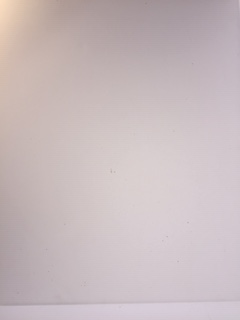
#> input picture object_size/image2/IMG_2746.JPG, 240 x 320 px, found by its file name
$ python contour_extrac.py   (older library calls are emulated)
#> lines starting #> are read from the running program, lines starting #| are printed output that depends on the picture; after the words box and inside, x2 and y2 are one past the last pixel; in counts of white or black regions, pixels touching at a corner belong together; long printed decimals are rounded
# -*- coding: utf-8 -*-
"""
Created on Thu Jun  4 15:03:06 2020

@author: paulg
"""

# -*- coding: utf-8 -*-
"""
Created on Thu Jun  4 13:55:01 2020

@author: paulg
"""

from skimage.measure import compare_ssim
from scipy.spatial import distance as dist
from imutils import perspective
from imutils import contours
import numpy as np
import argparse
import imutils
import cv2


import xlsxwriter

import matplotlib.pyplot as plt
import matplotlib.image as mpimg

import subprocess as sp


import os.path

# methods for contour extraction

#structural similarity index
def Str_sim_in(background,image):

    grayA = cv2.cvtColor(background, cv2.COLOR_BGR2GRAY)
    grayB = cv2.cvtColor(image, cv2.COLOR_BGR2GRAY)


    # compute the Structural Similarity Index (SSIM) between the two
    # images, ensuring that the difference image is returned
    (score, diff) = compare_ssim(grayA, grayB, full=True)
    diff = (diff * 255).astype("uint8")

    # threshold the difference image, followed by finding contours to
    # obtain the regions of the two input images that differ
    thresh = cv2.threshold(diff, 80, 255,
    	cv2.THRESH_BINARY_INV | cv2.THRESH_OTSU)[1]
    cnts = cv2.findContours(thresh.copy(), cv2.RETR_EXTERNAL,
    	cv2.CHAIN_APPROX_SIMPLE)
    cnts = imutils.grab_contours(cnts)
    c = max(cnts, key=cv2.contourArea)
    c=c[:,0,:]
    return c


#add the caracteristics of the extraction of the contour to allow more flexibility

def contour_extrac(image):

    gray = cv2.cvtColor(image,cv2.COLOR_BGR2GRAY)
    gray=cv2.GaussianBlur(gray,(7,7),0)

    edged = cv2.Canny(gray, 50, 100)
    edged = cv2.dilate(edged, None, iterations=1)
    edged = cv2.erode(edged, None, iterations=1)


    cnts = cv2.findContours( edged,cv2.RETR_EXTERNAL, cv2.CHAIN_APPROX_SIMPLE )
    cnts = imutils.grab_contours(cnts)

    #extract the biggest contour
    c = max(cnts, key=cv2.contourArea)
    c=c[:,0,:]
    return c

imageA = cv2.imread('image2/IMG_2746.jpg')
#> imageA is the input picture: shape (320, 240, 3); mean B, G, R 189.2, 187, 199.9
imageB = cv2.imread('image2/IMG_2749.jpg')
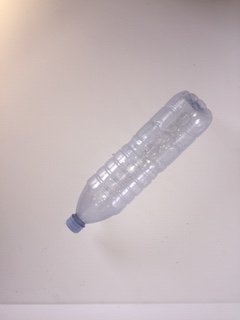
#> input picture object_size/image2/IMG_2749.JPG, 240 x 320 px, found by its file name
#> imageB is the input picture: shape (320, 240, 3); mean B, G, R 185.9, 183.6, 196.2

imageB2 =imageB.copy()

cnt1=Str_sim_in(imageA,imageB)
#> in Str_sim_in, `(score, diff) = compare_ssim(grayA, grayB, full=True)`:
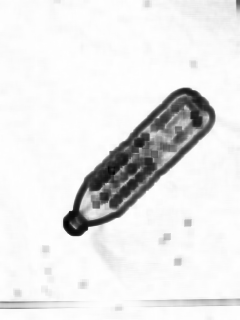
#> diff: shape (320, 240) float64; min -0.0354, max 0.999, mean 0.904; drawn with min black and max white
#> in Str_sim_in, `(score, diff) = compare_ssim(grayA, grayB, full=True)`: score = 0.901
#> in Str_sim_in, `thresh = cv2.threshold(diff, 80, 255, cv2.THRESH_BINARY_INV | cv2.THRE..`:
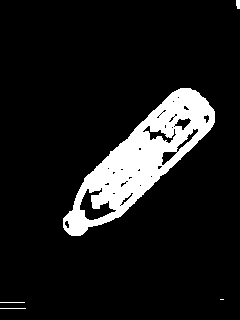
#> thresh: shape (320, 240); 10.4% white; 5 white regions (1 under 20 px)
#> in Str_sim_in, `cnts = cv2.findContours(thresh.copy(), cv2.RETR_EXTERNAL, cv2.CHAIN_AP..`: cnts = 5 contours, 3 with area under 20; largest, box (x1, y1, x2, y2) and area: (63, 88, 215, 236) 8828, (236, 0, 240, 9) 22
#> in Str_sim_in, `c = max(cnts, key=cv2.contourArea)`: c = contour of 180 points, box (x1, y1, x2, y2) (63, 88, 215, 236), area 8828
#> in Str_sim_in, `c=c[:,0,:]`: c = 180 pairs, first value 63 to 214, second value 88 to 235
#> cnt1 has the same summary as c in Str_sim_in
cnt2=contour_extrac(imageB)
#> in contour_extrac, `gray=cv2.GaussianBlur(gray,(7,7),0)`:
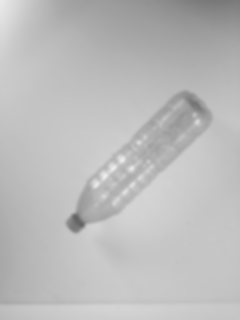
#> gray: shape (320, 240); min 98, max 237, mean 187.7
#> in contour_extrac, `edged = cv2.Canny(gray, 50, 100)`: edged: shape (320, 240); 1.3% white in thin lines or dots, all inside (x1, y1, x2, y2) = (66, 90, 213, 233)
#> in contour_extrac, `edged = cv2.dilate(edged, None, iterations=1)`:
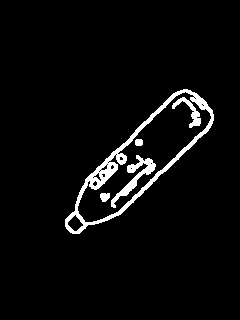
#> edged: shape (320, 240); 4.1% white; 5 white regions, box (x1, y1, x2, y2) and area: (65, 89, 214, 234) 2234, (111, 155, 156, 208) 543, (172, 97, 201, 128) 257, (100, 193, 110, 202) 72, (135, 139, 143, 146) 52
#> in contour_extrac, `edged = cv2.erode(edged, None, iterations=1)`:
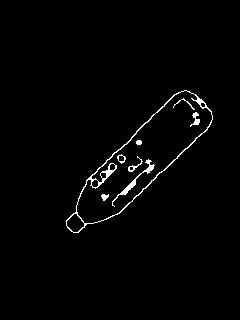
#> edged: shape (320, 240); 1.6% white in thin lines or dots, all inside (x1, y1, x2, y2) = (66, 90, 213, 233)
#> in contour_extrac, `cnts = cv2.findContours( edged,cv2.RETR_EXTERNAL, cv2.CHAIN_APPROX_SIM..`: cnts = 1 contour; box (x1, y1, x2, y2) and area: (66, 90, 213, 233) 7590
#> in contour_extrac, `c = max(cnts, key=cv2.contourArea)`: c = contour of 151 points, box (x1, y1, x2, y2) (66, 90, 213, 233), area 7590
#> in contour_extrac, `c=c[:,0,:]`: c = 151 pairs, first value 66 to 212, second value 90 to 232
#> cnt2 has the same summary as c in contour_extrac

print(cv2.contourArea(cnt1))
#| 8827.5
print('area:',cv2.contourArea(cnt2))
#| area: 7590.5
print('perimeter:',cv2.arcLength(cnt1,True))
#| perimeter: 467.713
print('perimeter:',cv2.arcLength(cnt2,True))
#| perimeter: 441.855
rect = cv2.minAreaRect(cnt2)
#> rect = ((135.5, 164.4), (185.4, 48.34), -43.92)
print('rect:',rect)
#| rect: ((135.463, 164.443), (185.416, 48.341), -43.919)


cv2.drawContours(imageB,[cnt1],-1,(255,0,0),1)
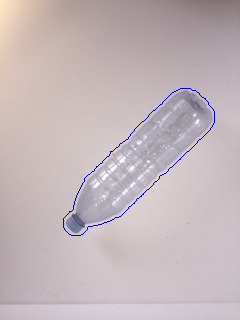
#> imageB: shape (320, 240, 3); 0.49% of pixels changed, all inside (x1, y1, x2, y2) = (63, 88, 215, 236)
cv2.drawContours(imageB2,[cnt2],-1,(255,0,0),1)


cv2.imshow("Imagestr",imageB)
cv2.imshow("Imagecnt",imageB2)
cv2.waitKey()
